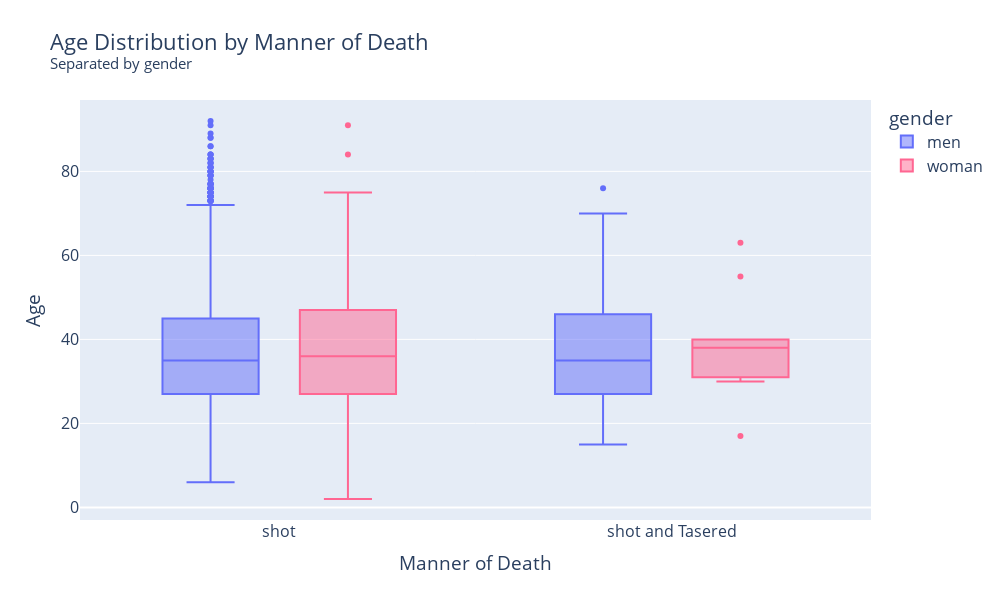

The notebook cell this image was saved under:
### Markdown cell above
# Create a Box Plot Showing the Age and Manner of Death

Break out the data by gender using `df_fatalities`. Is there a difference between men and women in the manner of death?

### Code cell
fig = px.box(df_fatalities,
             x="manner_of_death",
             y="age",
             color="gender",
             title="Age Distribution by Manner of Death<br><sup>Separated by gender</sup>",
             color_discrete_map=COLOR_MAN_WOMAN_DICT)

fig.update_layout(font={"size": 16}, width=1000, height=600,
                  xaxis_title="Manner of Death", yaxis_title="Age")

fig.show()

### Figure 1 — Plotly figure (JSON) as saved in the notebook; plotly's stock layout.template omitted (floating-point values rounded to 4 significant figures; data arrays with more than 128 entries replaced by an {"elided": "..."} marker saying what was removed)
{"data": [{"alignmentgroup": "True", "hovertemplate": "gender=men<br>manner_of_death=%{x}<br>age=%{y}<extra></extra>", "legendgroup": "men", "marker": {"color": "#636efa"}, "name": "men", "notched": false, "offsetgroup": "men", "orientation": "v", "showlegend": true, "type": "box", "x": {"elided": "7613 str values"}, "x0": " ", "xaxis": "x", "y": {"elided": "7613 int values"}, "y0": " ", "yaxis": "y"}, {"alignmentgroup": "True", "hovertemplate": "gender=woman<br>manner_of_death=%{x}<br>age=%{y}<extra></extra>", "legendgroup": "woman", "marker": {"color": "#ff6692"}, "name": "woman", "notched": false, "offsetgroup": "woman", "orientation": "v", "showlegend": true, "type": "box", "x": {"elided": "358 str values"}, "x0": " ", "xaxis": "x", "y": {"elided": "358 int values"}, "y0": " ", "yaxis": "y"}], "layout": {"boxmode": "group", "font": {"size": 16}, "height": 600, "legend": {"title": {"text": "gender"}, "tracegroupgap": 0}, "title": {"text": "Age Distribution by Manner of Death<br><sup>Separated by gender</sup>"}, "width": 1000, "xaxis": {"anchor": "y", "domain": [0, 1], "title": {"text": "Manner of Death"}}, "yaxis": {"anchor": "x", "domain": [0, 1], "title": {"text": "Age"}}}}
